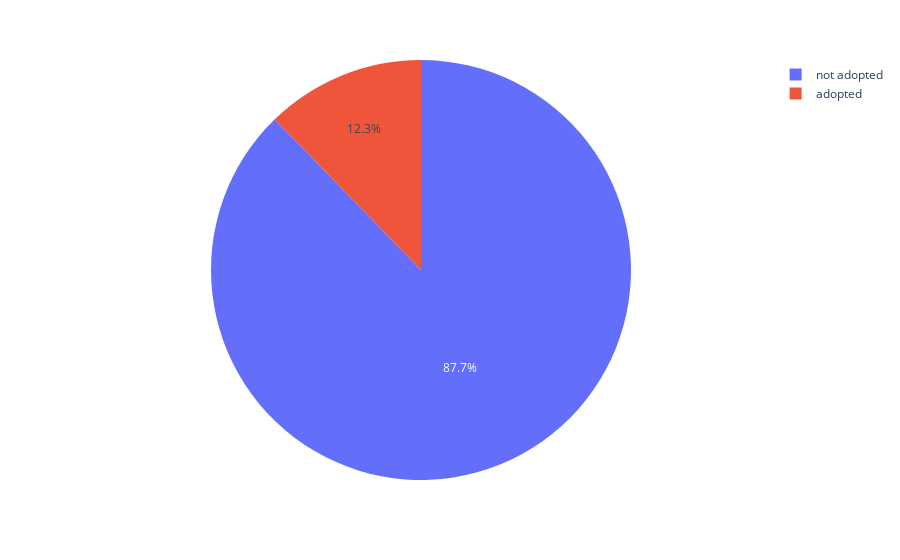

The code cell stored with this chart in its notebook:
### Markdown cell above
Lets see what fraction of people have adopted the software

### Code cell
fig = px.pie(df_user,names=df_user.adopted.map({0:'not adopted',1:'adopted'}))
fig.show()

### Figure 1 — Plotly figure (JSON) as saved in the notebook; plotly's stock layout.template omitted (floating-point values rounded to 4 significant figures; data arrays with more than 128 entries replaced by an {"elided": "..."} marker saying what was removed)
{"data": [{"domain": {"x": [0, 1], "y": [0, 1]}, "hoverlabel": {"namelength": 0}, "hovertemplate": "label=%{label}", "labels": {"elided": "12000 str values"}, "legendgroup": "", "name": "", "showlegend": true, "type": "pie"}], "layout": {"legend": {"tracegroupgap": 0}, "margin": {"t": 60}}}
